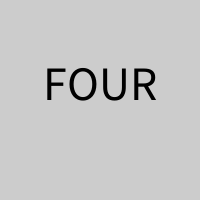
Frame 1 (no input)
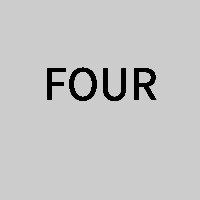
Frame 60 (the mouse pressed at the canvas centre just before this capture)
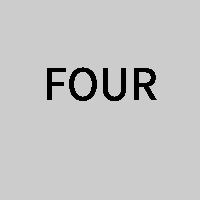
Frame 120 (the mouse held since frame 60 and released just before this capture)

The Processing sketch that drew these frames (run headless with seeded random() and noise(); from frame 60 on, the mouse is pressed at the canvas centre):

// Processing sketch: cointodice
// ── cointodice.pde
float ran;
 
void setup()
{
  size(200, 200);
  fill(0);
  textSize(48);
  textAlign(CENTER);
 
  ran = random(6.0);
}
  String message;
void draw()
{
 
  if (ran < 1.0)
  {
      message = "ONE";
  } 
  else if (ran < 2.0) {
      message = "TWO";
  }
  else if (ran < 3.0 ) {
      message = "THREE";
  }
  else if (ran < 4.0 ) {
      message = "FOUR";
  }
  else if (ran < 5.0) {
      message = "FIVE";
  }
  else {
      message = "SIX";
  }
  
  
  println(ran);
  text(message, width/2, height/2);
}
 
